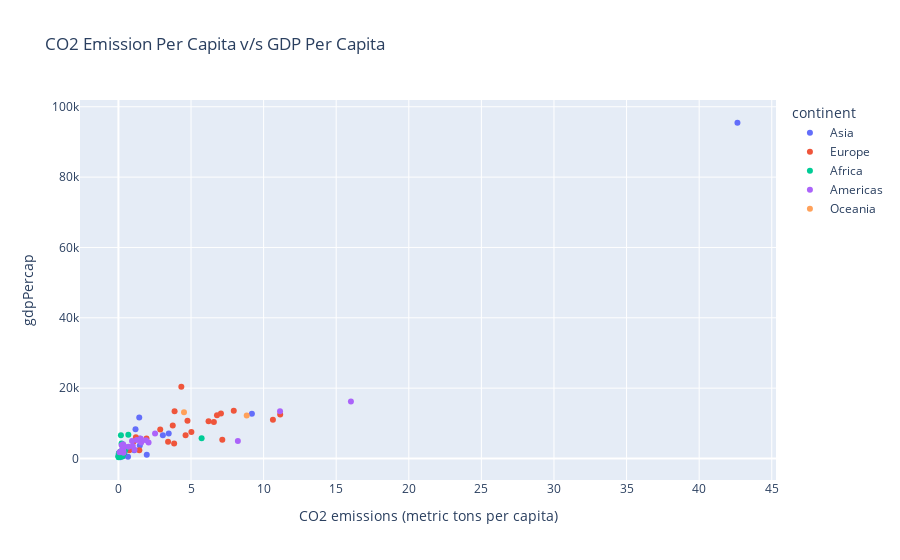

The notebook cell saved with this chart:
### Code cell
gapminder_df_1962 = gapminder_df[gapminder_df['Year'] == 1962]
gapminder_df_1962 = gapminder_df_1962[[co2_label, gdp_label, 'Country Name', 'pop', 'continent']].dropna(subset=[co2_label, gdp_label])

px.scatter(gapminder_df_1962, x=co2_label, y=gdp_label, color="continent",
                 title="CO2 Emission Per Capita v/s GDP Per Capita")

### Figure 1 — Plotly figure (JSON) as saved in the notebook; plotly's stock layout.template omitted (floating-point values rounded to 4 significant figures)
{"data": [{"hovertemplate": "continent=Asia<br>CO2 emissions (metric tons per capita)=%{x}<br>gdpPercap=%{y}<extra></extra>", "legendgroup": "Asia", "marker": {"color": "#636efa", "symbol": "circle"}, "mode": "markers", "name": "Asia", "orientation": "v", "showlegend": true, "type": "scatter", "x": [0.07378, 9.194, 0.05111, 0.6614, 0.3065, 0.2484, 1.177, 3.464, 3.06, 1.089, 42.64, 1.484, 1.951, 0.1284, 0.008481, 0.3418, 0.3685, 1.434, 1.473, 0.2454, 0.1731, 0.2588], "xaxis": "x", "y": [853.1, 12750.0, 496.9, 487.7, 658.3, 849.3, 8342.0, 7106.0, 6577.0, 2348.0, 95460.0, 5715.0, 1056.0, 388, 652.4, 803.3, 1650.0, 11630.0, 3675.0, 1074.0, 1002.0, 772.0], "yaxis": "y"}, {"hovertemplate": "continent=Europe<br>CO2 emissions (metric tons per capita)=%{x}<br>gdpPercap=%{y}<extra></extra>", "legendgroup": "Europe", "marker": {"color": "#EF553B", "symbol": "circle"}, "mode": "markers", "name": "Europe", "orientation": "v", "showlegend": true, "type": "scatter", "x": [1.44, 4.755, 10.64, 3.836, 7.945, 3.743, 6.208, 1.203, 5.025, 6.575, 4.626, 2.878, 7.061, 3.869, 7.154, 1.034, 3.42, 1.936, 6.788, 4.334, 0.7482, 11.14], "xaxis": "x", "y": [2313.0, 10750.0, 10990.0, 4254.0, 13580.0, 9372.0, 10560.0, 6017.0, 7550.0, 10350.0, 6632.0, 8244.0, 12790.0, 13450.0, 5339.0, 4728.0, 4735.0, 5694.0, 12330.0, 20430.0, 2323.0, 12480.0], "yaxis": "y"}, {"hovertemplate": "continent=Africa<br>CO2 emissions (metric tons per capita)=%{x}<br>gdpPercap=%{y}<extra></extra>", "legendgroup": "Africa", "marker": {"color": "#00cc96", "symbol": "circle"}, "mode": "markers", "name": "Africa", "orientation": "v", "showlegend": true, "type": "scatter", "x": [0.485, 0.216, 0.0542, 0.017, 0.0152, 0.05179, 0.04711, 0.02701, 0.05643, 0.1569, 0.5061, 0.0853, 0.01705, 0.1726, 0.2024, 0.1788, 0.06403, 0.3043, 0.2162, 0.6827, 0.07399, 0.02589, 0.06857, 0.3613, 0.2351, 0.2548, 0.01835, 0.08872, 0.02765, 0.1707, 0.2425, 0.1457, 0.03699, 5.73, 0.1344, 0.07173, 0.05457, 0.413, 0.05926], "xaxis": "x", "y": [2551.0, 4269.0, 949.5, 722.5, 355.2, 1400.0, 1193.0, 1390.0, 1407.0, 1729.0, 3021.0, 582.8, 419.5, 6631.0, 1190.0, 686.4, 522.0, 897.0, 634.2, 6757.0, 1643.0, 496.2, 1056.0, 2529.0, 1566.0, 556.7, 997.8, 1151.0, 597.5, 1072.0, 1655.0, 1117.0, 1369.0, 5769.0, 1960.0, 722.0, 1068.0, 1660.0, 767.3], "yaxis": "y"}, {"hovertemplate": "continent=Americas<br>CO2 emissions (metric tons per capita)=%{x}<br>gdpPercap=%{y}<extra></extra>", "legendgroup": "Americas", "marker": {"color": "#ab63fa", "symbol": "circle"}, "mode": "markers", "name": "Americas", "orientation": "v", "showlegend": true, "type": "scatter", "x": [2.522, 0.2866, 0.6973, 11.13, 2.077, 1.111, 0.384, 1.902, 0.353, 0.3253, 0.2217, 0.3173, 0.07566, 0.3274, 1.263, 1.57, 0.3499, 0.9912, 0.1957, 0.9361, 8.226, 16.01, 1.541], "xaxis": "x", "y": [7133.0, 2181.0, 3337.0, 13460.0, 4519.0, 2492.0, 3461.0, 5181.0, 1662.0, 4086.0, 3777.0, 2750.0, 1797.0, 2291.0, 5246.0, 4582.0, 3634.0, 3537.0, 2148.0, 4957.0, 4998.0, 16170.0, 5603.0], "yaxis": "y"}, {"hovertemplate": "continent=Oceania<br>CO2 emissions (metric tons per capita)=%{x}<br>gdpPercap=%{y}<extra></extra>", "legendgroup": "Oceania", "marker": {"color": "#FFA15A", "symbol": "circle"}, "mode": "markers", "name": "Oceania", "orientation": "v", "showlegend": true, "type": "scatter", "x": [8.836, 4.517], "xaxis": "x", "y": [12220.0, 13180.0], "yaxis": "y"}], "layout": {"legend": {"title": {"text": "continent"}, "tracegroupgap": 0}, "title": {"text": "CO2 Emission Per Capita v/s GDP Per Capita"}, "xaxis": {"anchor": "y", "domain": [0, 1], "title": {"text": "CO2 emissions (metric tons per capita)"}}, "yaxis": {"anchor": "x", "domain": [0, 1], "title": {"text": "gdpPercap"}}}}
